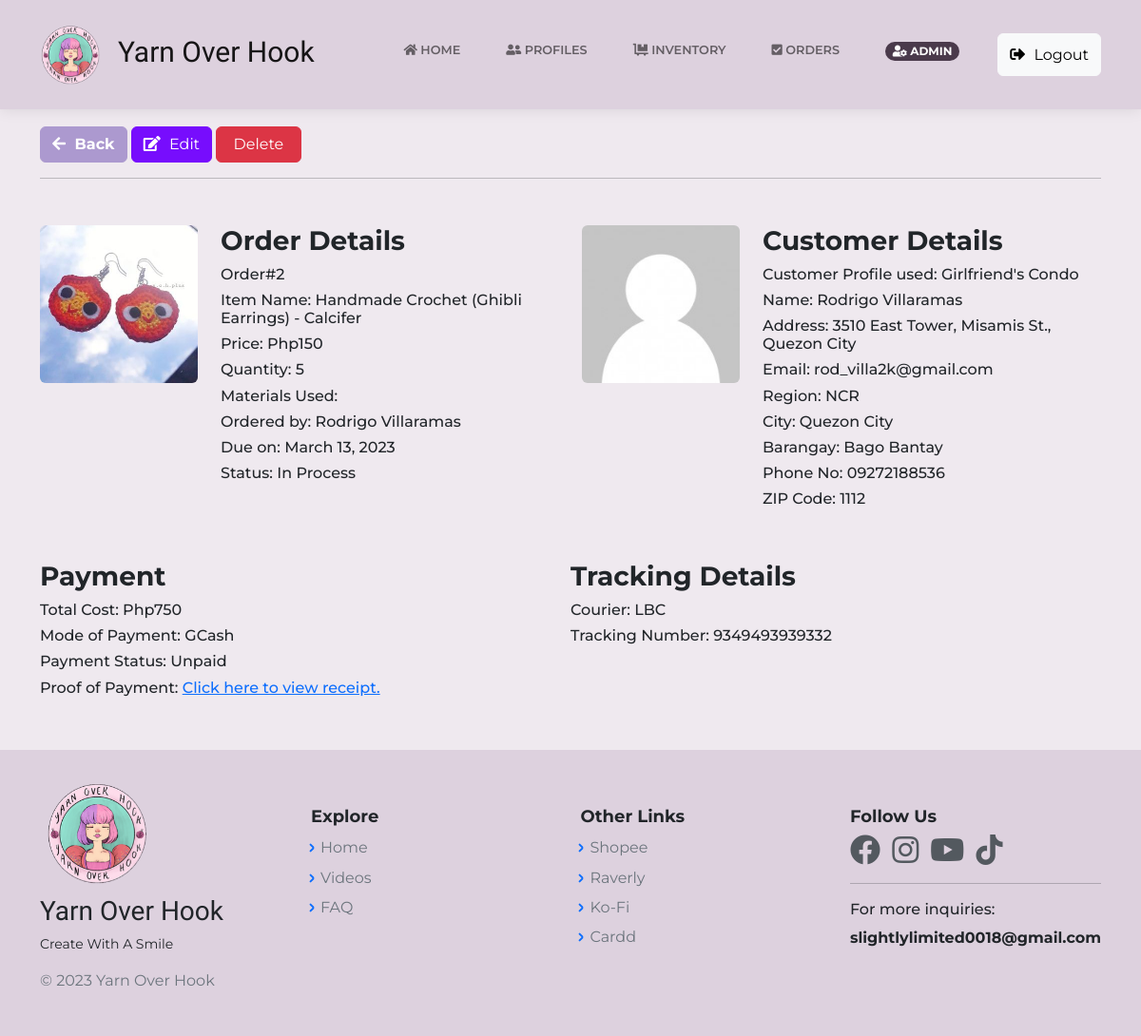
The page /OrderPageAdmin.php?id=2 (signed in) on the database as committed earlier.
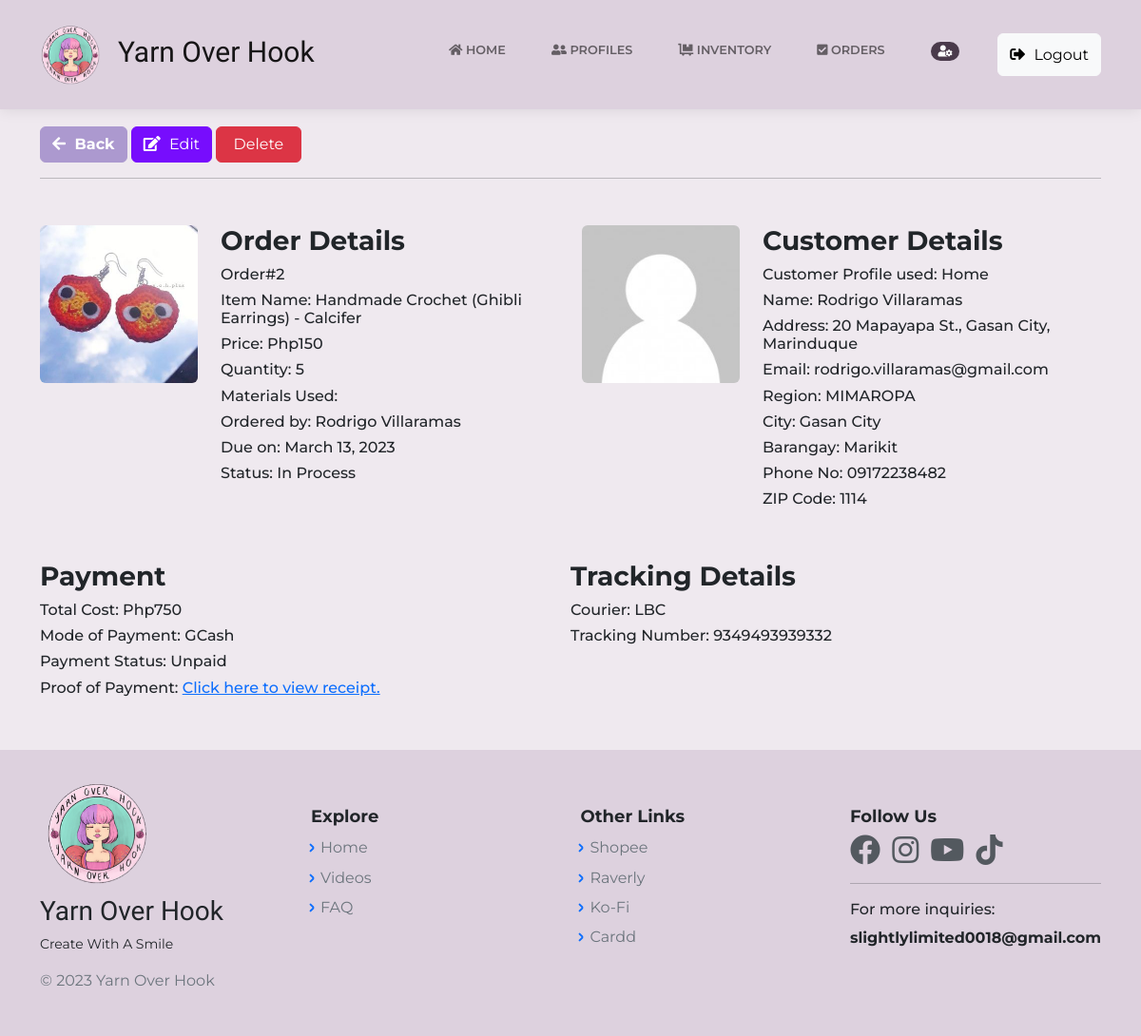
The same page on the database as committed later.
### tables this page shows
CREATE TABLE `orders_db` (
  `OrderID` bigint(20) NOT NULL,
  `ItemID` bigint(20) NOT NULL,
  `c_id` bigint(12) NOT NULL,
  `OrderQty` int(11) NOT NULL,
  `OrderType` varchar(255) NOT NULL,
  `TypeID` int(11) NOT NULL,
  `OrderDate` timestamp NOT NULL DEFAULT current_timestamp() ON UPDATE current_timestamp(),
  `OrderTotal` int(12) NOT NULL,
  `proof_img` varchar(255) NOT NULL,
  `p_mode` varchar(255) NOT NULL,
  `tracking_no` varchar(255) NOT NULL,
  `courier_id` varchar(255) NOT NULL,
  `pay_status` varchar(255) NOT NULL
);

CREATE TABLE `cust_profile` (
  `id` bigint(20) NOT NULL,
  `c_id` bigint(12) NOT NULL,
  `c_name` varchar(60) NOT NULL,
  `c_avatar` varchar(255) NOT NULL,
  `c_label` varchar(255) NOT NULL,
  `email` varchar(60) NOT NULL,
  `region` varchar(60) NOT NULL,
  `city` varchar(60) NOT NULL,
  `street` varchar(60) NOT NULL,
  `barangay` varchar(60) NOT NULL,
  `phone_no` varchar(20) NOT NULL,
  `zip_code` int(12) NOT NULL,
  `unit_no` int(11) NOT NULL,
  `date` timestamp NOT NULL DEFAULT current_timestamp() ON UPDATE current_timestamp(),
  `address` varchar(150) NOT NULL,
  `login_id` bigint(12) NOT NULL,
  `unique_id` int(5) NOT NULL DEFAULT 1,
  `cust_status` int(1) NOT NULL DEFAULT 0
);

CREATE TABLE `inventory_db` (
  `id` bigint(20) NOT NULL,
  `ItemID` bigint(20) NOT NULL,
  `ItemName` varchar(100) NOT NULL,
  `ItemImg` varchar(255) NOT NULL,
  `ItemDesc` text NOT NULL,
  `ItemType` varchar(255) NOT NULL,
  `TypeID` int(11) NOT NULL,
  `ItemPrice` int(12) NOT NULL,
  `ItemQty` int(12) NOT NULL,
  `created_at` timestamp NOT NULL DEFAULT current_timestamp() ON UPDATE current_timestamp()
);

### OrderPageAdmin.php (the view, shortened to what the changed rows need)
<?php
    include("includes/dbh.inc.php");
    if(isset($_GET['id'])) {
		$id = mysqli_real_escape_string($con, $_GET['id']);
		$item = "SELECT * FROM orders_db INNER JOIN cust_profile
        ON orders_db.c_id = cust_profile.c_id INNER JOIN inventory_db
        ON orders_db.ItemID = inventory_db.ItemID  WHERE OrderID = $id AND cust_profile.cust_status = '1'";
		$result = mysqli_query($con, $item);
		$order = mysqli_fetch_assoc($result);
	}
    require 'layouts/Header.php';
?>
<body class="d-flex flex-column min-vh-100">
<?php require 'layouts/nav.php';?>
    <div class="container my-5">
        <div class="row mt-5">
            <div class="col-md-6">
                <div class="row">
                    <div class="col-md-4">
                        <img class="rounded img-fluid" src="<?php echo $order['ItemImg']; ?>">
                    </div>
                    <div class="col-md-8">
                        <h3><strong> Order Details </strong></h3>
                        <h6> Order#<?php echo $order['OrderID']; ?> </h6>
                        <h6> Item Name: <?php echo $order['ItemName']; ?></h6>
                        <h6> Price: Php<?php echo $order['ItemPrice']; ?></h6>
                        <h6> Quantity: <?php echo $order['OrderQty']; ?></h6>
                        <h6> Materials Used: </h6>
                        <h6> Ordered by: <?php echo $order['c_name']; ?></h6>
                        <h6> Due on: <?php echo date("F d, Y", strtotime($order['OrderDate'])); ?></h6>
                        <h6> Status: <?php echo $order['OrderType']; ?></h6>
                    </div>
                </div>
            </div>
            <div class="col-md-6">
                <div class="row">
                    <div class="col-md-4">
                        <img class="rounded img-fluid" src="<?php echo $order['c_avatar']; ?>">
                    </div>
                    <div class="col-md-8">
                        <h3><strong> Customer Details </strong></h3>
                        <h6> Customer Profile used: <?php echo $order['c_label']; ?></h6>
                        <h6> Name: <?php echo $order['c_name']; ?> </h6>
                        <h6> Address: <?php echo $order['address']; ?></h6>
                        <h6> Email: <?php echo $order['email']; ?></h6>
                        <h6> Region: <?php echo $order['region']; ?></h6>
                        <h6> City: <?php echo $order['city']; ?></h6>
                        <h6> Barangay: <?php echo $order['barangay']; ?></h6>
                        <h6> Phone No: <?php echo $order['phone_no']; ?></h6>
                        <h6> ZIP Code: <?php echo $order['zip_code']; ?></h6>
                    </div>
                </div>
            </div>
            <div class="row mt-5">
                <div class="col-md-6">
                    <h3><strong> Payment </strong></h3>
                    <h6> Total Cost: Php<?php echo $order['OrderTotal']; ?></h6>
                    <h6> Mode of Payment: <?php echo $order['p_mode']; ?></h6>
                    <h6> Payment Status: <?php echo $order['pay_status']; ?></h6>
                    <h6> Proof of Payment: <a href="<?php echo $order['proof_img']; ?>"> Click here to view receipt. </a></h6>
                </div>
                <div class="col-md-6">
                    <h3><strong> Tracking Details </strong></h3>
                    <h6> Courier: <?php echo $order['courier_id']; ?></h6>
                    <h6> Tracking Number: <?php echo $order['tracking_no']; ?></h6>
                </div>
            </div>
        </div>
    </div>
<?php require 'layouts/Footer.php';?>

### layouts/Nav.php (shortened to what the changed rows need)
<header>
    <nav class="navbar navbar-light navbar-expand-lg fixed-top clean-navbar">
        <div class="container">
            <div class="collapse navbar-collapse my-2" id="navcol-1">
            <?php
                if (isset($_SESSION['login_id']) && $_SESSION['user_rank'] == 'user'){
                    echo '<ul class="navbar-nav ms-auto">
                    <li class="nav-item"><a class="nav-link" href="HomePage.php"><i class="fas fa-home"></i> Home</a></li>
                    <li class="nav-item"><a class="nav-link" href="ProfileAccntView.php"><i class="fas fa-user-friends"></i> Profiles</a></li>
                    <li class="nav-item"><a class="nav-link" href="OrderPageCust.php"><i class="fas fa-check-square"></i> Orders</a></li>
                    <li class="nav-item"><a class="nav-link" href="UserProfile.php"><h6><span class="badge rounded-pill text-white" style="background-color: #4a3a4b;"><i class="fas fa-user-circle"></i> '.$_SESSION['cust_name'].'</span></h6></a></li>
                    <button class="btn btn-light my-3 my-sm-0" id="logout" name="logout" type="submit"> <i class="fas fa-sign-out-alt"></i> Logout</button>
                    </ul>';
                    ?>
                    <script src="https://ajax.googleapis.com/ajax/libs/jquery/1.12.4/jquery.min.js"></script>
                    <script src="https://maxcdn.bootstrapcdn.com/bootstrap/3.3.7/js/bootstrap.min.js"></script>
                    <script src="assets/js/sessiontimeout.js"></script>
                    <?php
                } else if (isset($_SESSION['login_id']) && $_SESSION['user_rank'] == 'admin') {
                    echo '<ul class="navbar-nav ms-auto">
                    <li class="nav-item"><a class="nav-link" href="HomePage.php"><i class="fas fa-home"></i> Home</a></li>
                    <li class="nav-item"><a class="nav-link" href="CustomerProfileListAdmin.php"><i class="fas fa-user-friends"></i> Profiles</a></li>
                    <li class="nav-item"><a class="nav-link" href="Inventory.php"><i class="fas fa-dolly-flatbed"></i> Inventory</a></li>
                    <li class="nav-item"><a class="nav-link" href="OrdersAdminView.php"><i class="fas fa-check-square"></i> Orders</a></li>
                    <li class="nav-item"><a class="nav-link" href="UserProfileAdmin.php"><h6><span class="badge rounded-pill text-white" style="background-color: #4a3a4b;"><i class="fas fa-user-cog"></i> '.$_SESSION['cust_name'].'</span></h6></a></li>
                    <button class="btn btn-light my-3 my-sm-0" id="logout" name="logout" type="submit"> <i class="fas fa-sign-out-alt"></i> Logout</button>
                    </ul>';
                    ?>
            <?php
                }
            ?>
            </div>
        </div>
    </nav>
</header>

Rows that differ between the two databases and show on the page:
changed through a linked row, orders_db "In Process": cust_profile.c_label "Girlfriend's Condo" → "Home"; cust_profile.address "3510 East Tower, Misamis St., Quezon City" → "20 Mapayapa St., Gasan City, Marinduque"; cust_profile.email "rod_villa2k@gmail.com" → "rodrigo.villaramas@gmail.com"; cust_profile.region "NCR" → "MIMAROPA"; cust_profile.city "Quezon City" → "Gasan City"; cust_profile.barangay "Bago Bantay" → "Marikit"; cust_profile.phone_no "09272188536" → "09172238482"; cust_profile.zip_code "1112" → "1114"
Other text that changed with them:
$_SESSION['cust_name']: "ADMIN" → (not shown)
